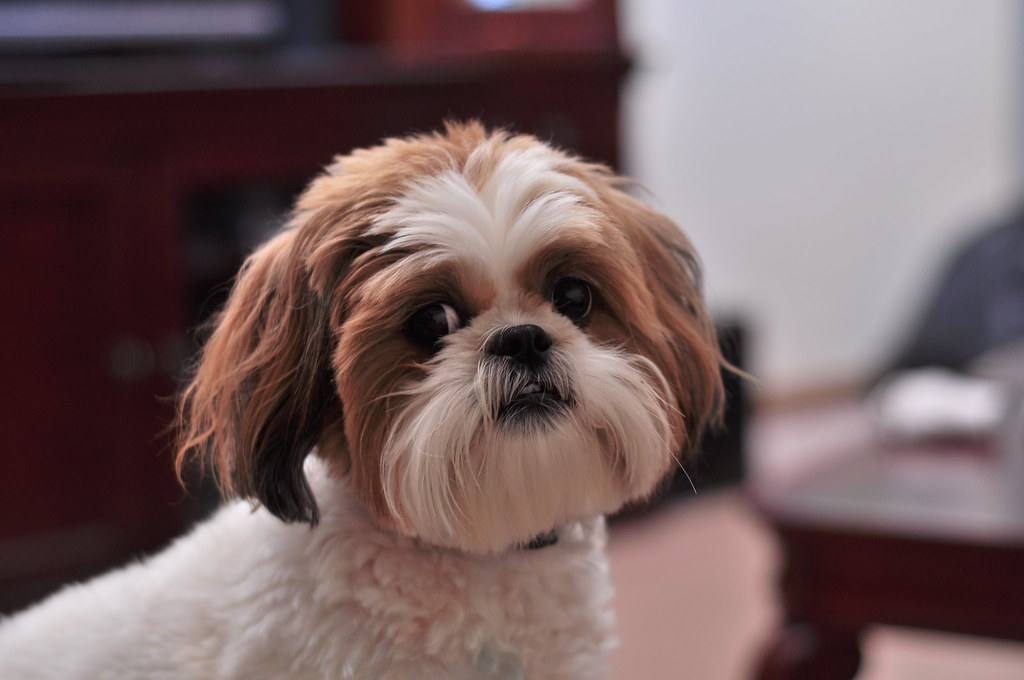
#> input picture Imagenes/3.jpg, 1024 x 680 px
$ jupyter execute Pregunta4.ipynb
#> lines starting #> are read from the running program, lines starting #| are printed output that depends on the picture
[cell 1]
import matplotlib.pyplot as plt
import cv2

img = cv2.imread('Imagenes/3.jpg')
#> img is the input picture: shape (680, 1024, 3); mean B, G, R 97.4, 97.4, 118.1
img = cv2.cvtColor(img, cv2.COLOR_BGR2RGB)

# Menu
print("Bienvenido. Elija una opción para alternar la visibilidad de los canales de color:")
print("0 - Mostrar solo canal Rojo")
print("1 - Mostrar solo canal Verde")
print("2 - Mostrar solo canal Azul")
print("3 - Mostrar imagen completa")
print("4 - Salir")

while True:
    # validacion de entrada
    try:
        option = int(input("Opción (0-4): "))
#> the answer given: 1
#> `temporal[:, :, 0] = 0`:
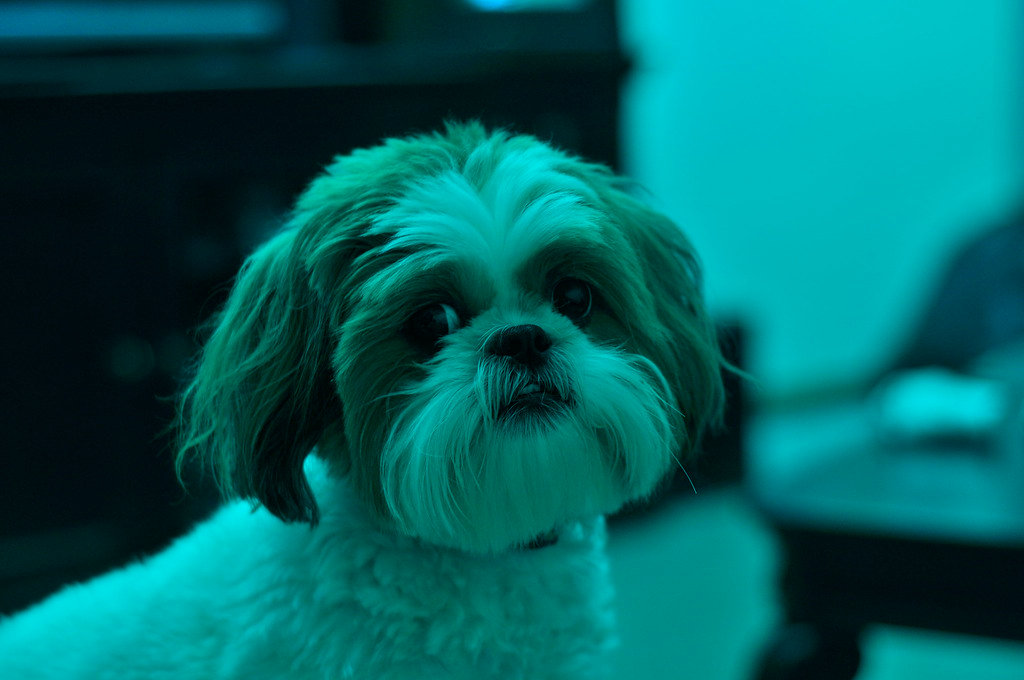
#> temporal: shape (680, 1024, 3); mean R, G, B 0, 97.4, 97.4
#> `temporal[:, :, 2] = 0`:
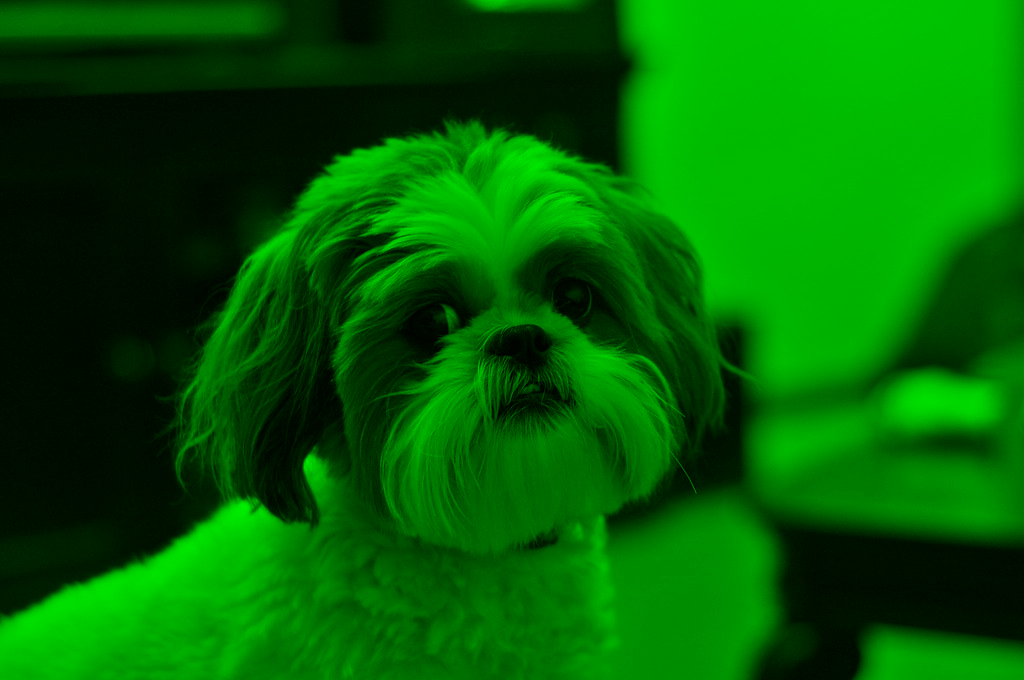
#> temporal: shape (680, 1024, 3); mean R, G, B 0, 97.4, 0
#> the answer given: 1
#> the answer given: 1
#> the answer given: 1
#> the answer given: 1
#> the answer given: 1
    except ValueError:
        print("Entrada no válida. Intente de nuevo.")
        continue

    if option == 4:
        print("Hasta luego.")
        break

    temporal = img.copy()

    # dejamos solo el canalar correspondiente
    if option == 0: # rojo
        temporal[:, :, 1] = 0
        temporal[:, :, 2] = 0
    elif option == 1: # verde
        temporal[:, :, 0] = 0
        temporal[:, :, 2] = 0
    elif option == 2: # azul
        temporal[:, :, 0] = 0
        temporal[:, :, 1] = 0
    elif option == 3:
        pass
    else:
        print("Opción no válida. Intente con 0-4.")
        continue

    # Mostramos imagen correspondiente
    plt.imshow(temporal)
    plt.axis('off')
    plt.title(f"Canal mostrado: {['Rojo', 'Verde', 'Azul', 'Completo'][option]}")
    plt.show()

$ run again, with Imagenes/negativo.jpg copied over Imagenes/3.jpg
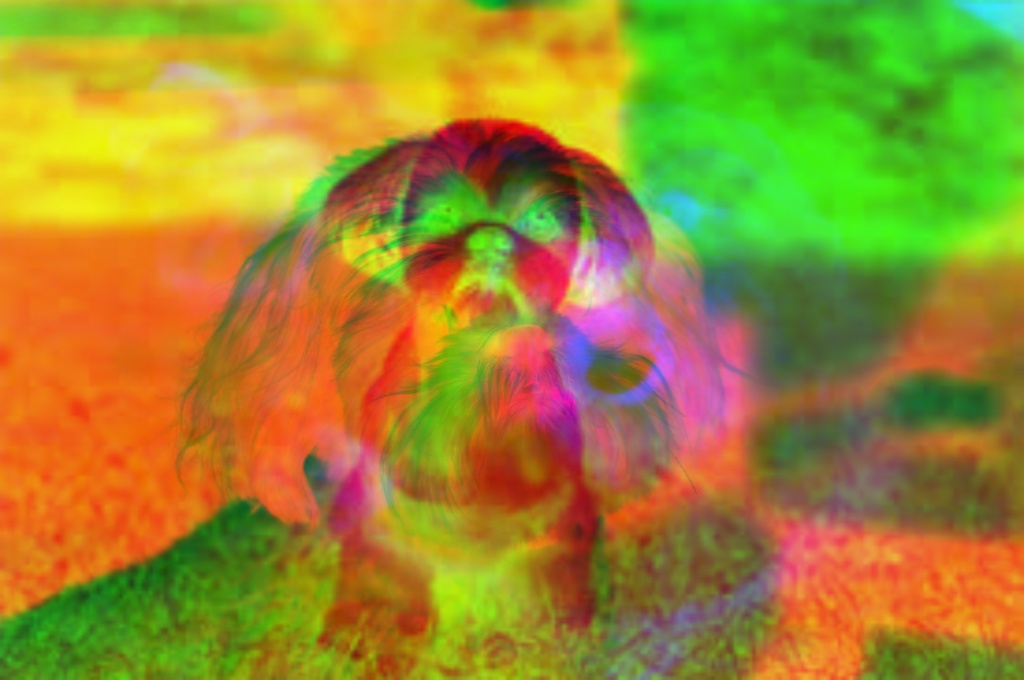
#> input picture Imagenes/negativo.jpg, 1024 x 680 px
#> img is the input picture: shape (680, 1024, 3); mean B, G, R 44.8, 138.1, 157.8
#> `temporal[:, :, 0] = 0`:
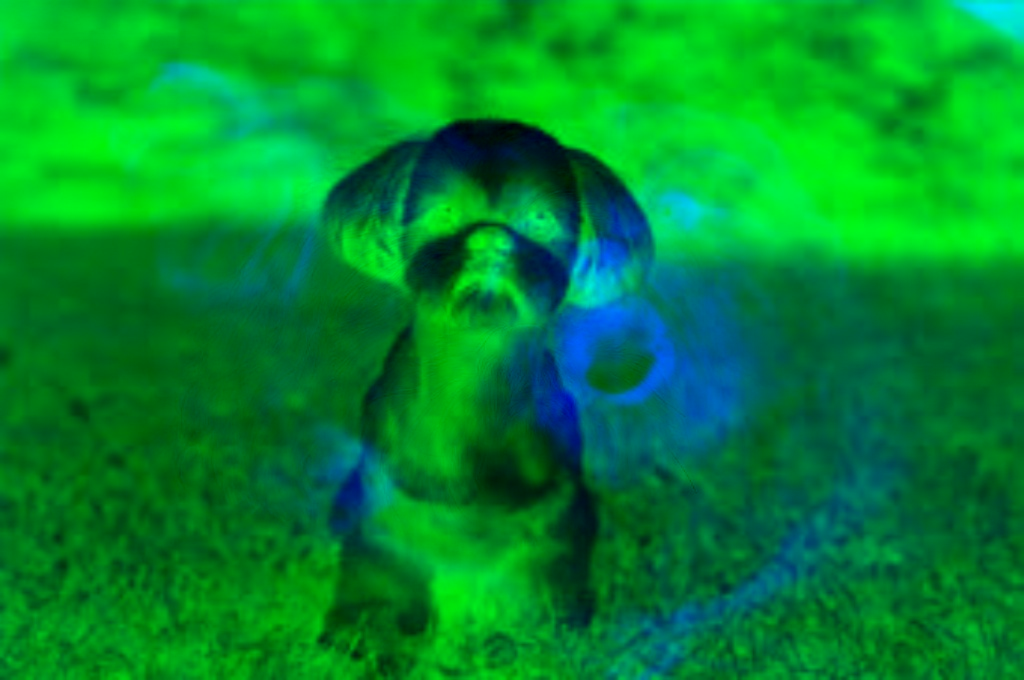
#> temporal: shape (680, 1024, 3); mean R, G, B 0, 138.1, 44.8
#> `temporal[:, :, 2] = 0`:
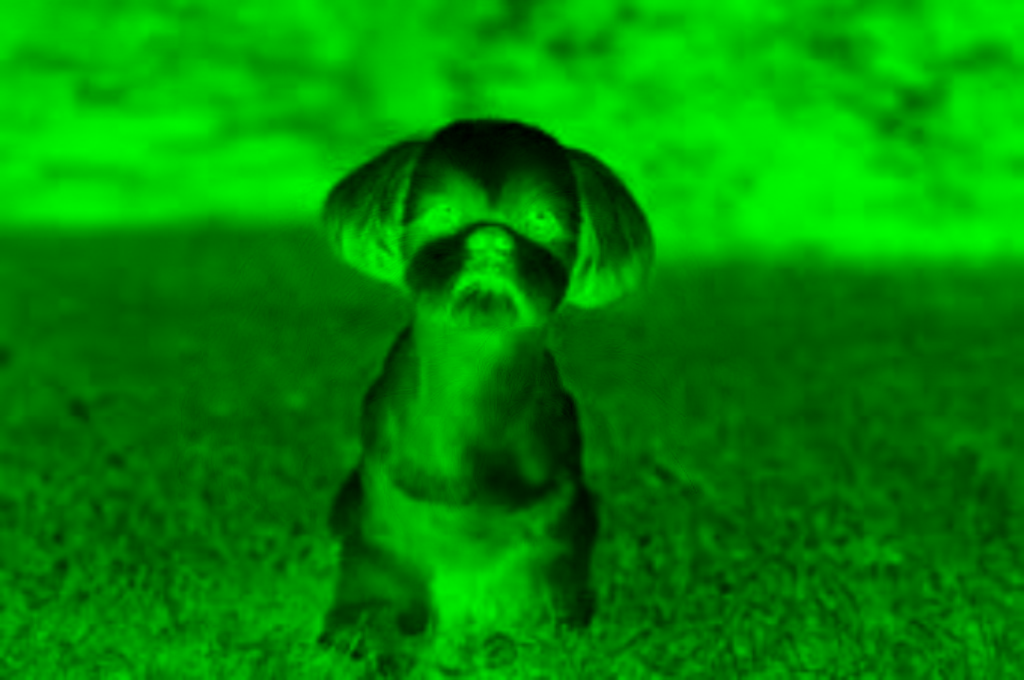
#> temporal: shape (680, 1024, 3); mean R, G, B 0, 138.1, 0

$ run again, with Imagenes/1.jpeg copied over Imagenes/3.jpg
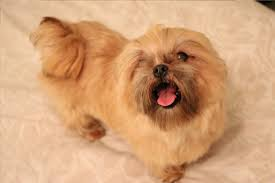
#> input picture Imagenes/1.jpeg, 275 x 183 px
#> img is the input picture: shape (183, 275, 3); mean B, G, R 120.1, 161.4, 210.4
#> `temporal[:, :, 0] = 0`:
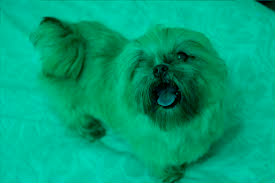
#> temporal: shape (183, 275, 3); mean R, G, B 0, 161.4, 120.1
#> `temporal[:, :, 2] = 0`:
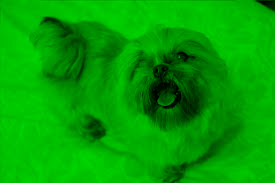
#> temporal: shape (183, 275, 3); mean R, G, B 0, 161.4, 0
